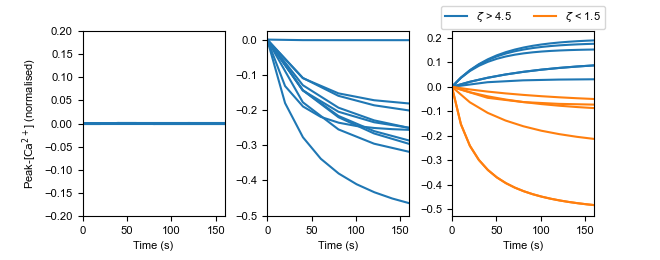

Write the Python code that produced this figure.

import matplotlib.pyplot as plt
import matplotlib
import numpy as np
from scipy.optimize import fsolve

import helpers
import parameters

pca = parameters.pca_default # nL/s default
dR = parameters.dR # cm

# Set font
matplotlib.rc('font', family='arial', size = 8)

fig = plt.figure(figsize=(6.6, 2.6))
ax1 = fig.add_subplot(131)
ax2 = fig.add_subplot(132)
ax3 = fig.add_subplot(133)

ax1.set_ylabel('Peak-[$\mathrm{Ca}^{2+}$] (normalised)')
ax1.set_xlabel('Time (s)')
ax2.set_xlabel('Time (s)')
ax3.set_xlabel('Time (s)')

ax1.set_ylim(-0.2, 0.2)

n_draw_ax1 = 10 # number of draws for each
n_draw_ax2 = 5

# plots of no change
count_t = 0
while count_t < n_draw_ax1:
    found_p = False
    while found_p == False:
        thold, t0, tdiff = helpers.draw_t() # milli seconds
        t_const = [thold, t0, tdiff]
        if min(t_const) == tdiff:
            found_p = True
    
    count_t += 1
    n_sweep, mult = parameters.cal_n_sweep(thold)
    peak_ca_a = helpers.peak_ca(thold, t0, tdiff, n_sweep, pca, dR, block_fca=False)
    x_range = np.linspace(0, n_sweep -1, n_sweep)*mult

    ax1.plot(x_range, peak_ca_a, color  = '#1f77b4')

# plots of inverse
count_t = 0
while count_t < n_draw_ax1:
    found_p = False
    while found_p == False:
        thold, t0, tdiff = helpers.draw_t() # milli seconds
        t_const = [thold, t0, tdiff]
        if min(t_const) == t0:
            found_p = True

    count_t += 1
    n_sweep, mult = parameters.cal_n_sweep(thold)
    peak_ca_a = helpers.peak_ca(thold, t0, tdiff, n_sweep, pca, dR, block_fca=False)
    x_range = np.linspace(0, n_sweep -1, n_sweep)*mult

    ax2.plot(x_range, peak_ca_a, color  = '#1f77b4')


# plots of log with zeta > 1
count_t = 0
while count_t < n_draw_ax2:
    found_p = False
    while found_p == False:
        thold, t0, tdiff = helpers.draw_t() # milli seconds
        t_const = [thold, t0, tdiff]
        if min(t_const) == thold:
            a = t0/thold
            b = t0/tdiff
            if a*b > 4.5:
                found_p = True

    count_t += 1
    n_sweep, mult = parameters.cal_n_sweep(thold)
    peak_ca_a = helpers.peak_ca(thold, t0, tdiff, n_sweep, pca, dR, block_fca=False)
    x_range = np.linspace(0, n_sweep -1, n_sweep)*mult

    if count_t == 1:
        ax3.plot(x_range, peak_ca_a, color  = '#1f77b4', label = '$\zeta$ > 4.5')        
    ax3.plot(x_range, peak_ca_a, color  = '#1f77b4')


# plots of log with zeta < 1
count_t = 0
while count_t < n_draw_ax2:
    found_p = False
    while found_p == False:
        thold, t0, tdiff = helpers.draw_t() # milli seconds
        t_const = [thold, t0, tdiff]
        if min(t_const) == thold:
            a = t0/thold
            b = t0/tdiff
            if a*b < 1.5:
                found_p = True

    count_t += 1
    n_sweep, mult = parameters.cal_n_sweep(thold)
    peak_ca_a = helpers.peak_ca(thold, t0, tdiff, n_sweep, pca, dR, block_fca=False)
    x_range = np.linspace(0, n_sweep -1, n_sweep)*mult

    if count_t == 1:
        ax3.plot(x_range, peak_ca_a, color  = '#ff7f0e', label = '$\zeta$ < 1.5')        
    ax3.plot(x_range, peak_ca_a, color  = '#ff7f0e')


ax3.legend(bbox_to_anchor = (0.2, 1, 0.6, 0.15), loc = 'center', ncol =2,\
    prop={'size': 8})

ax1.set_xticks([0, 50, 100, 150], [0, 50, 100, 150])
ax2.set_xticks([0, 50, 100, 150], [0, 50, 100, 150])
ax3.set_xticks([0, 50, 100, 150], [0, 50, 100, 150])

ax1.set_xlim(0, 160)
ax2.set_xlim(0, 160)
ax3.set_xlim(0, 160)

plt.subplots_adjust(bottom=0.17, wspace = 0.3)
plt.savefig('supporting/figure10_fca.png')
plt.close()
